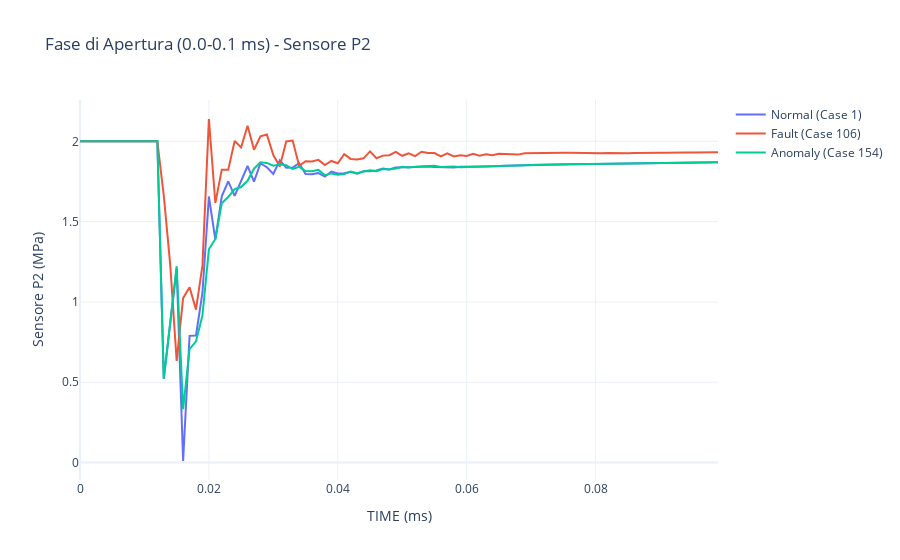

This figure's notebook cell:
### Markdown cell above
Fase di apertura per sensore scelto su singola finestra temporale

### Code cell
# Selezione di un sensore specifico (es. P5, come nella figura)
sensore_selezionato = "P2"  # Modifica per il sensore corretto

# Selezione della finestra temporale desiderata (scegli tra le seguenti opzioni)
time_window = (0.000, 0.100)  # Modifica in (0.400, 0.500) o (0.800, 0.900) per altre fasi

# Selezione di un solo caso per ogni condizione
condizioni = ["Normal", "Fault", "Anomaly"]
colori = {"Normal": "#636EFA", "Fault": "#EF553B", "Anomaly": "#00CC96"}  # Blu, Rosso, Verde acqua

fig = go.Figure()

# Dizionario per tenere traccia dei casi selezionati
casi_selezionati = {}

for condizione in condizioni:
    df_condizione = df_train_labeled[df_train_labeled["Condition"] == condizione]
    
    # Seleziona un solo caso rappresentativo per ogni condizione
    if not df_condizione.empty:
        caso_singolo = df_condizione["Case"].unique()[0]  # Prende il primo caso disponibile
        df_singolo = df_condizione[df_condizione["Case"] == caso_singolo]

        # Filtriamo solo la fase temporale specificata
        df_singolo_apertura = df_singolo[(df_singolo["TIME"] >= time_window[0]) & (df_singolo["TIME"] <= time_window[1])]

        # Salviamo il caso selezionato
        casi_selezionati[condizione] = caso_singolo

        fig.add_trace(go.Scatter(
            x=df_singolo_apertura["TIME"],
            y=df_singolo_apertura[sensore_selezionato],
            mode='lines',
            name=f"{condizione} (Case {caso_singolo})",
            line=dict(color=colori.get(condizione, "#7F7F7F"))  # Default a grigio se condizione sconosciuta
        ))

# Layout del grafico
fig.update_layout(
    title=f"Fase di Apertura ({time_window[0]}-{time_window[1]} ms) - Sensore {sensore_selezionato}",
    xaxis_title="TIME (ms)",
    yaxis_title=f"Sensore {sensore_selezionato} (MPa)",
    template="plotly_white"
)

# Mostra il grafico
fig.show()
